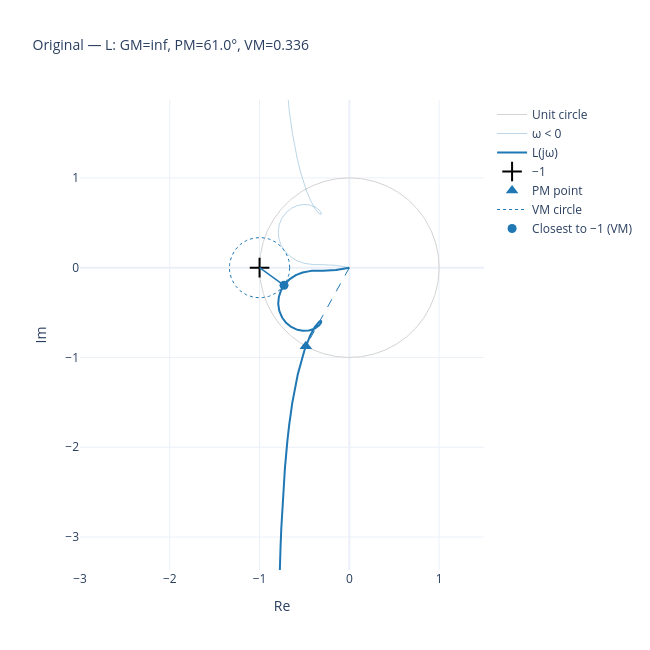

The notebook cell this image was saved under:
### Code cell
# ---------------- original plot ----------------
print("Nominal closed-loop poles:", np.round(ct.poles(ct.feedback(L, 1)), 3))

m0 = margins(L)
nyquist_fig(L_jw, m0, "#1f77b4", "Original — " + label(m0, "L", Z_nom)).show()

### Figure 1 — Plotly figure (JSON) as saved in the notebook; plotly's stock layout.template omitted (floating-point values rounded to 4 significant figures; data arrays with more than 128 entries replaced by an {"elided": "..."} marker saying what was removed)
{"data": [{"hoverinfo": "skip", "line": {"color": "lightgray", "width": 1}, "mode": "lines", "name": "Unit circle", "type": "scatter", "x": {"elided": "400 float values"}, "y": {"elided": "400 float values"}}, {"hoverinfo": "skip", "line": {"color": "#1f77b4", "width": 1}, "mode": "lines", "name": "ω < 0", "opacity": 0.3, "type": "scatter", "x": {"elided": "20000 float values"}, "y": {"elided": "20000 float values"}}, {"customdata": {"elided": "20000 float values"}, "hovertemplate": "ω=%{customdata:.3g}<br>%{x:.3f} %{y:+.3f}j<extra></extra>", "line": {"color": "#1f77b4", "width": 2}, "mode": "lines", "name": "L(jω)", "type": "scatter", "x": {"elided": "20000 float values"}, "y": {"elided": "20000 float values"}}, {"marker": {"line": {"color": "black", "width": 2}, "size": 14, "symbol": "cross-thin"}, "mode": "markers", "name": "−1", "type": "scatter", "x": [-1], "y": [0]}, {"hoverinfo": "skip", "line": {"color": "#1f77b4", "dash": "dash", "width": 1}, "mode": "lines", "showlegend": false, "type": "scatter", "x": [0, -0.4843], "y": [0, -0.8749]}, {"marker": {"color": "#1f77b4", "size": 11, "symbol": "triangle-up"}, "mode": "markers", "name": "PM point", "type": "scatter", "x": [-0.4843], "y": [-0.8749]}, {"hoverinfo": "skip", "line": {"color": "#1f77b4", "dash": "dot", "width": 1}, "mode": "lines", "name": "VM circle", "type": "scatter", "x": {"elided": "200 float values"}, "y": {"elided": "200 float values"}}, {"hoverinfo": "skip", "line": {"color": "#1f77b4", "width": 1.5}, "mode": "lines", "showlegend": false, "type": "scatter", "x": [-1, -0.7273], "y": [0, -0.1961]}, {"marker": {"color": "#1f77b4", "size": 9}, "mode": "markers", "name": "Closest to −1 (VM)", "type": "scatter", "x": [-0.7273], "y": [-0.1961]}], "layout": {"height": 650, "legend": {"x": 1.02, "y": 1}, "title": {"font": {"size": 14}, "text": "Original — L: GM=inf, PM=61.0°, VM=0.336"}, "width": 650, "xaxis": {"range": [-3, 1.5], "title": {"text": "Re"}, "zeroline": true}, "yaxis": {"range": [-3, 1.5], "scaleanchor": "x", "scaleratio": 1, "title": {"text": "Im"}, "zeroline": true}}}
